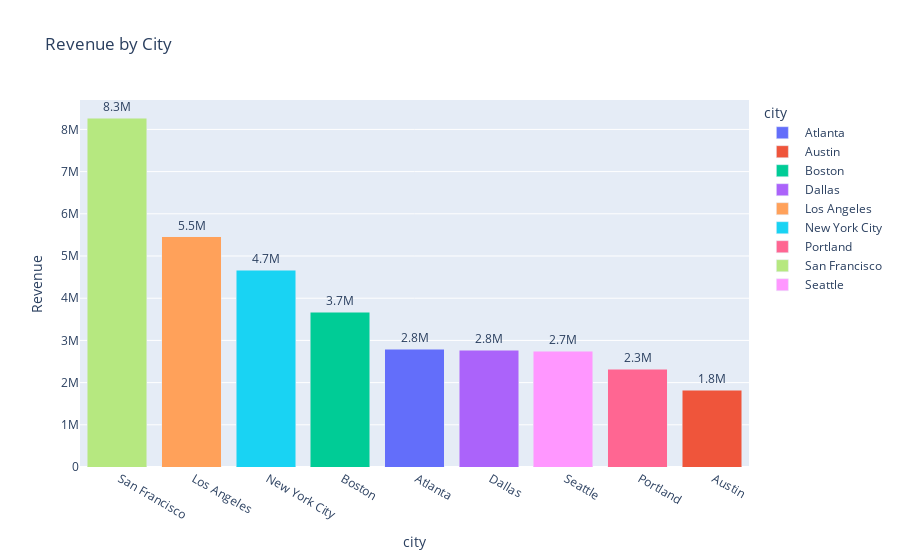

Notebook cell for this chart:
### Code cell
# Test plotly library
fig = px.bar(df_city,x='city',y='Revenue',color='city',text_auto='0.2s',title="Revenue by City")
fig.update_traces(textfont_size=12, textangle=0, textposition="outside", cliponaxis=False)
fig.update_layout(barmode='stack', xaxis={'categoryorder': 'total descending'})
fig.show()

### Figure 1 — Plotly figure (JSON) as saved in the notebook; plotly's stock layout.template omitted (floating-point values rounded to 4 significant figures)
{"data": [{"alignmentgroup": "True", "cliponaxis": false, "hovertemplate": "city=%{x}<br>Revenue=%{y}<extra></extra>", "legendgroup": " Atlanta", "marker": {"color": "#636efa", "pattern": {"shape": ""}}, "name": " Atlanta", "offsetgroup": " Atlanta", "orientation": "v", "showlegend": true, "textangle": 0, "textfont": {"size": 12}, "textposition": "outside", "texttemplate": "%{y:0.2s}", "type": "bar", "x": [" Atlanta"], "xaxis": "x", "y": [2795000.0], "yaxis": "y"}, {"alignmentgroup": "True", "cliponaxis": false, "hovertemplate": "city=%{x}<br>Revenue=%{y}<extra></extra>", "legendgroup": " Austin", "marker": {"color": "#EF553B", "pattern": {"shape": ""}}, "name": " Austin", "offsetgroup": " Austin", "orientation": "v", "showlegend": true, "textangle": 0, "textfont": {"size": 12}, "textposition": "outside", "texttemplate": "%{y:0.2s}", "type": "bar", "x": [" Austin"], "xaxis": "x", "y": [1820000.0], "yaxis": "y"}, {"alignmentgroup": "True", "cliponaxis": false, "hovertemplate": "city=%{x}<br>Revenue=%{y}<extra></extra>", "legendgroup": " Boston", "marker": {"color": "#00cc96", "pattern": {"shape": ""}}, "name": " Boston", "offsetgroup": " Boston", "orientation": "v", "showlegend": true, "textangle": 0, "textfont": {"size": 12}, "textposition": "outside", "texttemplate": "%{y:0.2s}", "type": "bar", "x": [" Boston"], "xaxis": "x", "y": [3661642], "yaxis": "y"}, {"alignmentgroup": "True", "cliponaxis": false, "hovertemplate": "city=%{x}<br>Revenue=%{y}<extra></extra>", "legendgroup": " Dallas", "marker": {"color": "#ab63fa", "pattern": {"shape": ""}}, "name": " Dallas", "offsetgroup": " Dallas", "orientation": "v", "showlegend": true, "textangle": 0, "textfont": {"size": 12}, "textposition": "outside", "texttemplate": "%{y:0.2s}", "type": "bar", "x": [" Dallas"], "xaxis": "x", "y": [2768000.0], "yaxis": "y"}, {"alignmentgroup": "True", "cliponaxis": false, "hovertemplate": "city=%{x}<br>Revenue=%{y}<extra></extra>", "legendgroup": " Los Angeles", "marker": {"color": "#FFA15A", "pattern": {"shape": ""}}, "name": " Los Angeles", "offsetgroup": " Los Angeles", "orientation": "v", "showlegend": true, "textangle": 0, "textfont": {"size": 12}, "textposition": "outside", "texttemplate": "%{y:0.2s}", "type": "bar", "x": [" Los Angeles"], "xaxis": "x", "y": [5452571], "yaxis": "y"}, {"alignmentgroup": "True", "cliponaxis": false, "hovertemplate": "city=%{x}<br>Revenue=%{y}<extra></extra>", "legendgroup": " New York City", "marker": {"color": "#19d3f3", "pattern": {"shape": ""}}, "name": " New York City", "offsetgroup": " New York City", "orientation": "v", "showlegend": true, "textangle": 0, "textfont": {"size": 12}, "textposition": "outside", "texttemplate": "%{y:0.2s}", "type": "bar", "x": [" New York City"], "xaxis": "x", "y": [4664000.0], "yaxis": "y"}, {"alignmentgroup": "True", "cliponaxis": false, "hovertemplate": "city=%{x}<br>Revenue=%{y}<extra></extra>", "legendgroup": " Portland", "marker": {"color": "#FF6692", "pattern": {"shape": ""}}, "name": " Portland", "offsetgroup": " Portland", "orientation": "v", "showlegend": true, "textangle": 0, "textfont": {"size": 12}, "textposition": "outside", "texttemplate": "%{y:0.2s}", "type": "bar", "x": [" Portland"], "xaxis": "x", "y": [2320000.0], "yaxis": "y"}, {"alignmentgroup": "True", "cliponaxis": false, "hovertemplate": "city=%{x}<br>Revenue=%{y}<extra></extra>", "legendgroup": " San Francisco", "marker": {"color": "#B6E880", "pattern": {"shape": ""}}, "name": " San Francisco", "offsetgroup": " San Francisco", "orientation": "v", "showlegend": true, "textangle": 0, "textfont": {"size": 12}, "textposition": "outside", "texttemplate": "%{y:0.2s}", "type": "bar", "x": [" San Francisco"], "xaxis": "x", "y": [8262204], "yaxis": "y"}, {"alignmentgroup": "True", "cliponaxis": false, "hovertemplate": "city=%{x}<br>Revenue=%{y}<extra></extra>", "legendgroup": " Seattle", "marker": {"color": "#FF97FF", "pattern": {"shape": ""}}, "name": " Seattle", "offsetgroup": " Seattle", "orientation": "v", "showlegend": true, "textangle": 0, "textfont": {"size": 12}, "textposition": "outside", "texttemplate": "%{y:0.2s}", "type": "bar", "x": [" Seattle"], "xaxis": "x", "y": [2748000.0], "yaxis": "y"}], "layout": {"barmode": "stack", "legend": {"title": {"text": "city"}, "tracegroupgap": 0}, "title": {"text": "Revenue by City"}, "xaxis": {"anchor": "y", "categoryarray": [" Atlanta", " Austin", " Boston", " Dallas", " Los Angeles", " New York City", " Portland", " San Francisco", " Seattle"], "categoryorder": "total descending", "domain": [0, 1], "title": {"text": "city"}}, "yaxis": {"anchor": "x", "domain": [0, 1], "title": {"text": "Revenue"}}}}
